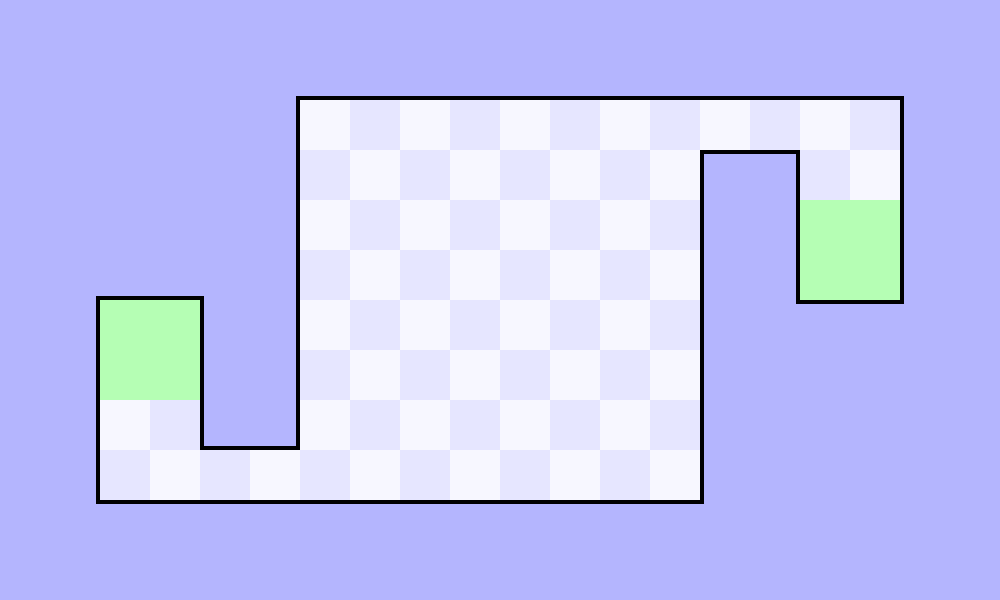

The image is a tile-based game level rendered from a .tmx file. Its description and source (layers, tilesets, objects; grid data summarised) follow:
An orthogonal 20x12 tile map with 50x50 px tiles, 4 tile layers (empty, goal, walls, checkpoint).

<map version="1.5" tiledversion="2021.02.15" orientation="orthogonal" renderorder="right-down" width="20" height="12" tilewidth="50" tileheight="50" infinite="0" nextlayerid="12" nextobjectid="1">
 <tileset firstgid="1" source="mymap.tsx" />
 <layer id="10" name="empty" width="20" height="12">
  <data>[240 cells, 174 non-empty, 3 distinct tile ids]</data>
 </layer>
 <layer id="11" name="goal" width="20" height="12">
  <data>[240 cells, 4 non-empty, 1 distinct tile ids]</data>
 </layer>
 <layer id="9" name="walls" width="20" height="12">
  <data>[240 cells, 64 non-empty, 3 distinct tile ids]</data>
 </layer>
 <layer id="8" name="checkpoint" width="20" height="12">
  <data>[240 cells, 4 non-empty, 1 distinct tile ids]</data>
 </layer>
</map>